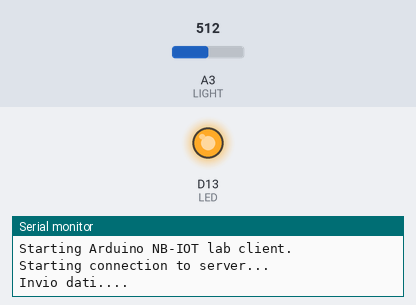
Bench run of a sketch on a simulated Arduino MKR. Shown: output pins drawn as LEDs (lit = HIGH), the last lines printed to the serial monitor. Inputs (shaded band) come from the test bench; at power-on: A3 (LIGHT) = 512.

Above: at 5.5 s.
At 10.5 s:
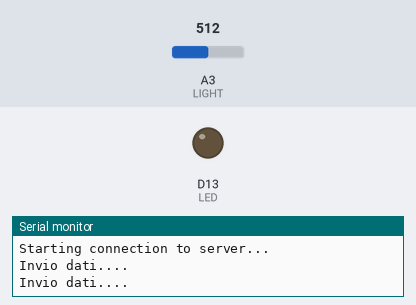
Timing chart, 0 to 16.0 s (numbered marks = the images above):
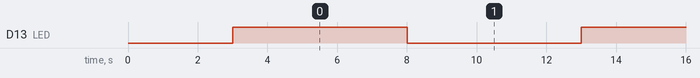

Measured:
- by itself, D13 (LED): alternates HIGH for 5.0 s and LOW for 5.0 s

The sketch:

modelloNBiot.ino
```cpp
// Demo per Lab 42
/* Basato su https://docs.arduino.cc/hardware/mkr-nb-1500
 *
 * richiede
 *  - Arduino SensorKIT - https://sensorkit.arduino.cc/
 *  - Arduino MKRNB - https://www.arduino.cc/reference/en/libraries/mkrnb/
 *  - Selezionare la scheda giusta in Strumenti -> Scheda
 *
 *
  */

#include <MKRNB.h>
#include "Arduino_SensorKit.h"

// Define Pin
#define LIGHT A3
#define LED 13


// variabili globali
int light_value;
int16_t msg_int;
float msg_float;
int idx;

unsigned int serverPort = 5430 ;
unsigned int localPort = 2390;              // local port to listen for UDP packets
IPAddress server(51, 159, 156, 42);         // Ip 42iot.staersistemi.com
const int UDP_PACKET_SIZE = 8;             // UDP max packet size
byte packetBuffer[UDP_PACKET_SIZE];         // buffer to hold incoming and outgoing packets

// inizializza le librerie
NBClient client;
GPRS gprs;
NB nbAccess;
NBUDP Udp;

int fillBuffer(int idx, float message){
  float payload = message;
  byte * b = (byte *) &payload;
  packetBuffer[idx] = (b[0]);
  packetBuffer[idx+1] = (b[1]);
  packetBuffer[idx+2] = (b[2]);
  packetBuffer[idx+3] = (b[3]);

  return (idx+4);
}

int fillBuffer(int idx, int16_t message){
  int16_t payload = message;
  packetBuffer[idx] = lowByte(payload);     https://arduinogetstarted.com/reference/arduino-lowbyte
  packetBuffer[idx + 1] = highByte(payload);

  return (idx+2);
}

void sendUDPpacket(IPAddress& address){
  Udp.beginPacket(address, serverPort);
  Udp.write(packetBuffer, UDP_PACKET_SIZE);
  Udp.endPacket();
}

void setup(){
  Serial.begin(9600);           // Open serial communications and wait for port to open
  while (!Serial) {
    ; // wait for serial port to connect. Needed for native USB port only
  }

  Serial.println("Starting Arduino NB-IOT lab client.");
  boolean connected = false;    // connection state
  while (!connected) {
    if ((nbAccess.begin("") == NB_READY) &&
        (gprs.attachGPRS() == GPRS_READY)) {
      connected = true;
    } else {
      Serial.println("Not connected");
      delay(1000);
    }
  }
  Serial.println("\nStarting connection to server...");
  Udp.begin(localPort);

  pinMode(LIGHT , INPUT);
  pinMode(LED, OUTPUT);
}

void loop(){
    idx=0;
    memset(packetBuffer, 0, UDP_PACKET_SIZE);       // Clean buffer

    msg_int = int16_t(analogRead(LIGHT));           // Lettura luminosità
    idx = fillBuffer(idx, msg_int);


    int status = digitalRead(LED);
    status = !status;
    digitalWrite(LED, status);


    sendUDPpacket(server);                          // Invio pacchetto UDP
    Serial.println("\nInvio dati....");

/*
    delay(5000);     // aspetto riceizone su socket udp
    Serial.println("test: ");
    Serial.println(Udp.parsePacket());
    if ( Udp.parsePacket() ) {
      Serial.println("packet received");
      Udp.read(packetBuffer, 16);
      Serial.println(packetBuffer[0]);
    }
*/
    delay(5000);
}
```
